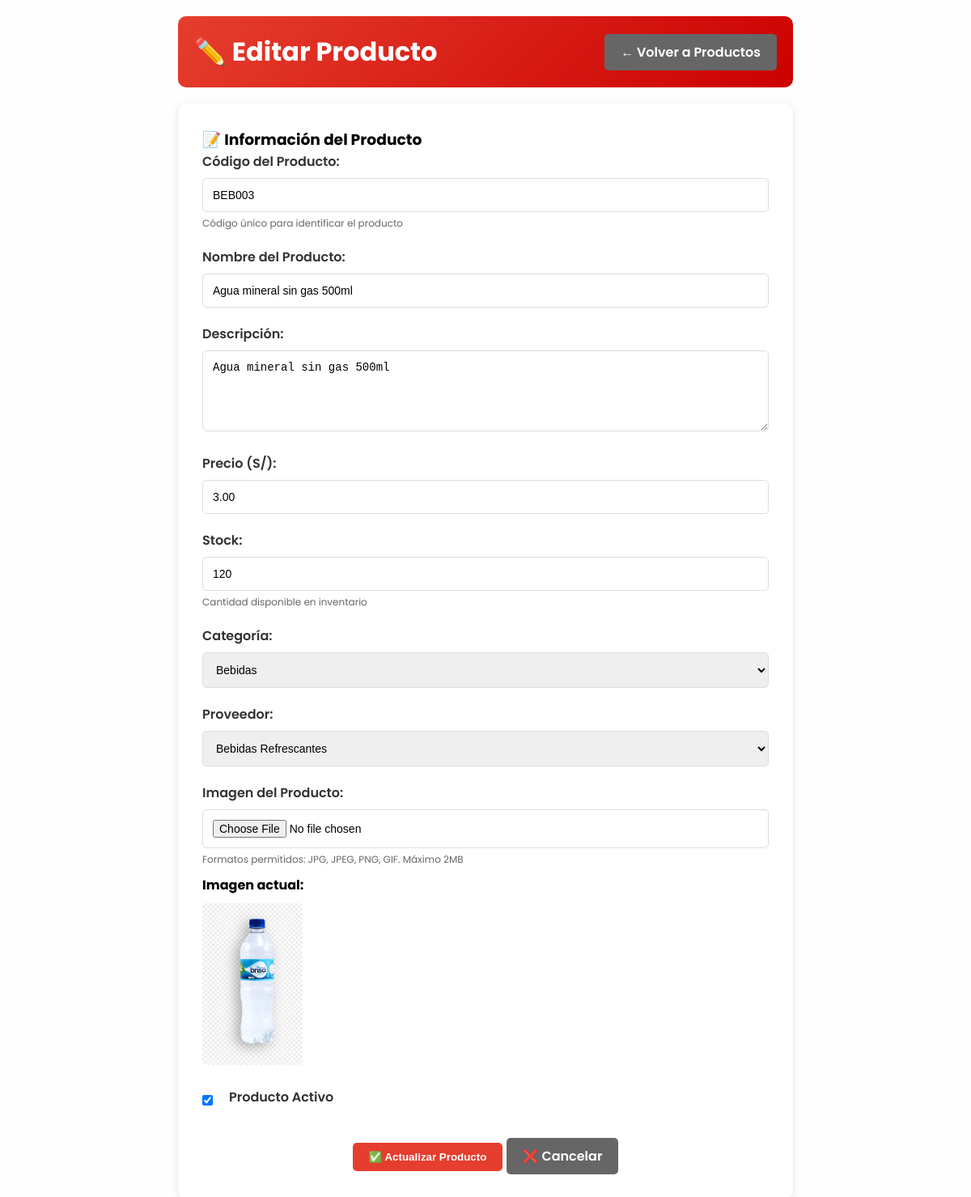
The app's page /admin/productos/editar.php?id=9 (signed in) with its own data.
### tables this page shows
CREATE TABLE IF NOT EXISTS `producto` (
  `ID_PRODUCTO` INT NOT NULL AUTO_INCREMENT,
  `CODIGO` VARCHAR(100) NOT NULL,
  `NOMBRE` VARCHAR(100) NOT NULL,
  `PRECIO` DECIMAL(6,2) NOT NULL DEFAULT '0.00',
  `DESCRIPCIOON` TEXT NULL,
  `IMAGEN_RUTA` VARCHAR(255) NULL,
  `STOCK` INT NOT NULL DEFAULT 0,
  `ACTIVO` TINYINT NOT NULL DEFAULT 1,
  `FECHA_CREACION` TIMESTAMP NOT NULL,
  `FECHA_ACTUALIZACION` TIMESTAMP NULL,
  `ID_CATEGORIA` INT NOT NULL,
  `ID_PROVEEDOR` INT NOT NULL,
  PRIMARY KEY (`ID_PRODUCTO`),
  UNIQUE INDEX `NOMBRE_UNIQUE` (`NOMBRE` ASC) VISIBLE,
  INDEX `fk_producto_categoria_idx` (`ID_CATEGORIA` ASC) VISIBLE,
  INDEX `fk_producto_proveedor1_idx` (`ID_PROVEEDOR` ASC) VISIBLE,
  CONSTRAINT `fk_producto_categoria`
    FOREIGN KEY (`ID_CATEGORIA`)
    REFERENCES `categoria` (`ID_CATEGORIA`)
    ON DELETE NO ACTION
    ON UPDATE NO ACTION,
  CONSTRAINT `fk_producto_proveedor1`
    FOREIGN KEY (`ID_PROVEEDOR`)
    REFERENCES `proveedor` (`ID_PROVEEDOR`)
    ON DELETE NO ACTION
    ON UPDATE NO ACTION);

CREATE TABLE IF NOT EXISTS `categoria` (
  `ID_CATEGORIA` INT NOT NULL AUTO_INCREMENT,
  `NOMBRE` VARCHAR(100) NOT NULL,
  `DESCRIPCION` TEXT NULL,
  `ACTIVO` TINYINT NOT NULL DEFAULT 1,
  `FECHA_CREACION` TIMESTAMP NOT NULL,
  `FECHA_ACTUALIZACION` TIMESTAMP NULL,
  PRIMARY KEY (`ID_CATEGORIA`),
  UNIQUE INDEX `NOMBRE_UNIQUE` (`NOMBRE` ASC) VISIBLE);

CREATE TABLE IF NOT EXISTS `proveedor` (
  `ID_PROVEEDOR` INT NOT NULL AUTO_INCREMENT,
  `NOMBRE` VARCHAR(100) NOT NULL,
  `RAZON_SOCIAL` VARCHAR(100) NOT NULL,
  `NUMERO_DOCUMENTO` VARCHAR(11) NOT NULL,
  `DIRECCION` VARCHAR(255) NOT NULL,
  `TELEFONO` VARCHAR(255) NOT NULL,
  `CORREO` VARCHAR(255) NOT NULL,
  `SITIO_WEB` VARCHAR(255) NULL,
  `CONTACTO_NOMBRES` VARCHAR(100) NOT NULL,
  `CONTACTO_APELLIDOS` VARCHAR(100) NULL,
  PRIMARY KEY (`ID_PROVEEDOR`),
  UNIQUE INDEX `NUMERO_DOCUMENTO_UNIQUE` (`NUMERO_DOCUMENTO` ASC) VISIBLE);

### admin/productos/editar.php (the view, shortened to what this page needs)
<?php
$conexion = getConnection();
$id = (int)$_GET['id'];
$stmt = $conexion->prepare("SELECT ID_PRODUCTO, CODIGO, NOMBRE, PRECIO, DESCRIPCIOON, IMAGEN_RUTA, STOCK, ACTIVO, ID_CATEGORIA, ID_PROVEEDOR FROM producto WHERE ID_PRODUCTO = ?");
$stmt->bind_param("i", $id);
$stmt->execute();
$result = $stmt->get_result();
$producto = $result->fetch_assoc();
$query_categorias = "SELECT ID_CATEGORIA, NOMBRE FROM categoria WHERE ACTIVO = 1 ORDER BY NOMBRE";
$result_categorias = $conexion->query($query_categorias);
$query_proveedores = "SELECT ID_PROVEEDOR, NOMBRE FROM proveedor ORDER BY NOMBRE";
$result_proveedores = $conexion->query($query_proveedores);
?>
<!DOCTYPE html>
<html lang="es">
<head>
    <link rel="stylesheet" href="../../style.css">
</head>
<body>
    <div class="admin-container">
        <div class="admin-header">
            <h1>✏️ Editar Producto</h1>
            <a href="index.php" class="btn btn-secondary">← Volver a Productos</a>
        </div>
        <div class="form-container">
            <h3>📝 Información del Producto</h3>
            <form method="POST" enctype="multipart/form-data">
                <div class="form-group">
                    <label for="codigo">Código del Producto:</label>
                    <input type="text" id="codigo" name="codigo" required maxlength="100"
                           value="<?php echo htmlspecialchars($producto['CODIGO']); ?>">
                    <div class="info-text">Código único para identificar el producto</div>
                </div>
                <div class="form-group">
                    <label for="nombre">Nombre del Producto:</label>
                    <input type="text" id="nombre" name="nombre" required maxlength="100"
                           value="<?php echo htmlspecialchars($producto['NOMBRE']); ?>">
                </div>
                <div class="form-group">
                    <label for="descripcion">Descripción:</label>
                    <textarea id="descripcion" name="descripcion" maxlength="1000"
                              placeholder="Descripción detallada del producto..."><?php echo htmlspecialchars($producto['DESCRIPCIOON']); ?></textarea>
                </div>
                <div class="form-group">
                    <label for="precio">Precio (S/):</label>
                    <input type="number" id="precio" name="precio" step="0.01" min="0" required
                           value="<?php echo $producto['PRECIO']; ?>">
                </div>
                <div class="form-group">
                    <label for="stock">Stock:</label>
                    <input type="number" id="stock" name="stock" min="0" required
                           value="<?php echo $producto['STOCK']; ?>">
                    <div class="info-text">Cantidad disponible en inventario</div>
                </div>
                <div class="form-group">
                    <label for="categoria">Categoría:</label>
                    <select id="categoria" name="categoria" required>
                        <?php while ($cat = $result_categorias->fetch_assoc()): ?>
                            <option value="<?php echo $cat['ID_CATEGORIA']; ?>"
                                    <?php echo ($producto['ID_CATEGORIA'] == $cat['ID_CATEGORIA']) ? 'selected' : ''; ?>>
                                <?php echo htmlspecialchars($cat['NOMBRE']); ?>
                            </option>
                        <?php endwhile; ?>
                    </select>
                </div>
                <div class="form-group">
                    <label for="proveedor">Proveedor:</label>
                    <select id="proveedor" name="proveedor" required>
                        <?php while ($prov = $result_proveedores->fetch_assoc()): ?>
                            <option value="<?php echo $prov['ID_PROVEEDOR']; ?>"
                                    <?php echo ($producto['ID_PROVEEDOR'] == $prov['ID_PROVEEDOR']) ? 'selected' : ''; ?>>
                                <?php echo htmlspecialchars($prov['NOMBRE']); ?>
                            </option>
                        <?php endwhile; ?>
                    </select>
                </div>
                <div class="form-group">
                    <label for="imagen">Imagen del Producto:</label>
                    <input type="file" id="imagen" name="imagen" accept="image/*" onchange="previewImage(this)">
                    <div class="info-text">Formatos permitidos: JPG, JPEG, PNG, GIF. Máximo 2MB</div>
                    <?php if (!empty($producto['IMAGEN_RUTA'])): ?>
                        <div style="margin-top: 10px;">
                            <strong>Imagen actual:</strong><br>
                            <img src="../../<?php echo htmlspecialchars($producto['IMAGEN_RUTA']); ?>"
                                 class="imagen-preview" alt="Imagen actual del producto">
                        </div>
                    <?php endif; ?>
                </div>
                <div class="form-group">
                    <div class="checkbox-group">
                        <input type="checkbox" id="activo" name="activo" <?php echo ($producto['ACTIVO'] == 1) ? 'checked' : ''; ?>>
                        <label for="activo">Producto Activo</label>
                    </div>
                </div>
                <div style="text-align: center; margin-top: 30px;">
                    <button type="submit" class="btn btn-primary">✅ Actualizar Producto</button>
                    <a href="index.php" class="btn btn-secondary">❌ Cancelar</a>
                </div>
            </form>
        </div>
    </div>
</body>
</html>

### style.css (style rules this page uses)
* { margin: 0; padding: 0; box-sizing: border-box; text-decoration: none; list-style: none; }
html { scroll-behavior: smooth; }
body { font-family: 'poppins', sans-serif; background-color: #fefefe; }
input { width: 450px; padding: 15px; border: 0; outline: none; margin-right: 10px; }

### admin/productos/editar.php (style rules this page uses)
.admin-container { max-width: 800px; margin: 0 auto; padding: 20px; }
.admin-header { background: linear-gradient(135deg, #e53e2e, #cc0000); color: white; padding: 20px; border-radius: 10px; margin-bottom: 20px; display: flex; justify-content: space-between; align-items: center; }
.btn { display: inline-block; padding: 10px 20px; border-radius: 5px; text-decoration: none; font-weight: 600; transition: background 0.3s ease; border: none; cursor: pointer; }
.btn-primary { background: #e53e2e; color: white; }
.btn-secondary { background: #666; color: white; }
.form-container { background: white; padding: 30px; border-radius: 10px; box-shadow: 0 2px 10px rgba(0,0,0,0.1); }
.form-group { margin-bottom: 20px; }
.form-group label { display: block; margin-bottom: 8px; font-weight: 600; color: #333; }
.form-group input, .form-group select, .form-group textarea { width: 100%; padding: 12px; border: 1px solid #ddd; border-radius: 5px; font-size: 14px; box-sizing: border-box; }
.form-group textarea { height: 100px; resize: vertical; }
.imagen-preview { max-width: 200px; max-height: 200px; margin-top: 10px; border-radius: 5px; }
.info-text { font-size: 12px; color: #666; margin-top: 5px; }
.checkbox-group { display: flex; align-items: center; gap: 10px; }
.checkbox-group input[type="checkbox"] { width: auto; }

### records on screen
producto: codigo "BEB003", nombre "Agua mineral sin gas 500ml", descripcion "Agua mineral sin gas 500ml", precio "3.00", stock "120", categoria "Bebidas", proveedor "Bebidas Refrescantes", IMAGEN_RUTA (picture), ACTIVO "☑"
